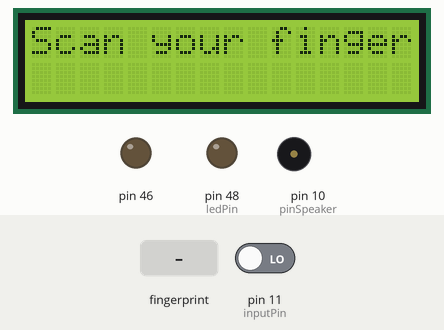
Bench run of a sketch on a simulated Arduino Mega 2560, built with avr-gcc and run on an emulated ATmega2560. Shown: 16×2 character LCD, output pins drawn as LEDs (lit = HIGH), buzzer (waves = sounding, pin HIGH). The inputs (shaded band) are chosen by the test bench; at power-on: pin 11 (inputPin) LOW. WiFi joins after 1.5 s; servers stay silent unless stated; what the sketch prints to the serial monitor is not drawn.

Above: at 8.4 s.
8.5 s: finger stored as number 1 placed on the sensor
At 9.1 s:
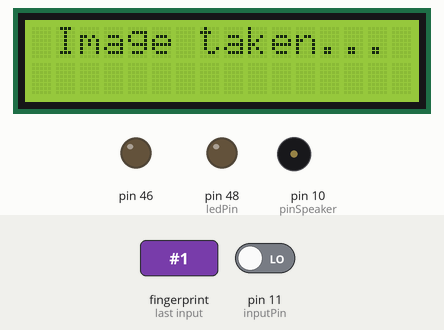
At 11.5 s:
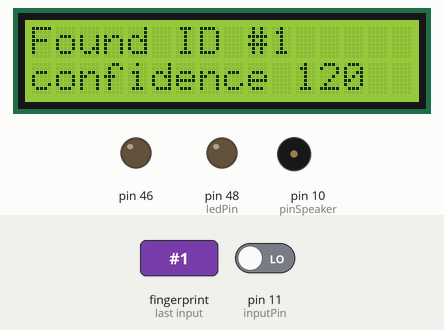
Timing chart, 0 to 13.0 s (numbered marks = the images above; inputs shaded):
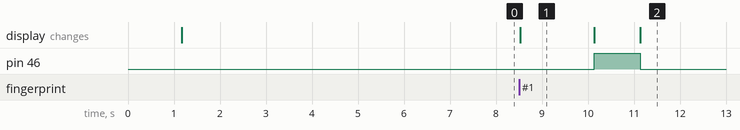

The sketch:

lcd_lamyaa_4_new.ino
```cpp
#include <SoftwareSerial.h>
#include <Adafruit_Fingerprint.h>
#include <LiquidCrystal.h>

#include <SPI.h>
#include <Ethernet.h>

byte mac[] = { 0xDE, 0xAD, 0xBE, 0xEF, 0xFE, 0xED };

IPAddress ip(192,168,1,10); //IP address for your arduino.

char server[] = "192.168.1.6"; //IP address of your computer.

int interrupt=0; //Variable to control the iterations of void loop().

String rcv=""; //Variable in which the server response is recorded.

EthernetClient client;
SoftwareSerial mySerial(13,12);
LiquidCrystal lcd(8,9,4,5,6,7); // initialize the library with the numbers of the interface pins
Adafruit_Fingerprint finger = Adafruit_Fingerprint(&mySerial);
int ledPin = 48;                // choose the pin for the LED
int inputPin = 11;               // choose the input pin (for PIR sensor)
int pirState = LOW;             // we start, assuming no motion detected
int val = 0;                    // variable for reading the pin status
int pinSpeaker = 10;           //Set up a speaker on a PWM pin (digital 9, 10, or 11)
void setup()
{ Serial.begin(9600);
  while (!Serial);  // For Yun/Leo/Micro/Zero/...
  delay(100);
  Serial.println("\n\nAdafruit Fingerprint sensor enrollment");

  // set the data rate for the sensor serial port
  finger.begin(57600);

lcd.begin(16,2);
lcd.setCursor(0,0);
lcd.print("Scan your finger");
delay(100);pinMode(ledPin, OUTPUT);      // declare LED as output
finger.begin(57600);
pinMode(pinSpeaker, OUTPUT);
Ethernet.begin(mac, ip);
  delay(5000);
  pinMode(inputPin, INPUT);     // declare sensor as input
pinMode(46,OUTPUT);
} // set the data rate for the sensor serial port


void playTone(long duration, int freq) {
    duration *= 1000;
    int period = (1.0 / freq) * 1000000;
    long elapsed_time = 0;
    while (elapsed_time < duration) {
        digitalWrite(pinSpeaker,HIGH);
        delayMicroseconds(period / 2);
        digitalWrite(pinSpeaker, LOW);
        delayMicroseconds(period / 2);
        elapsed_time += (period);
    }
}

uint8_t getFingerprintID( )
{   buzer();
  uint8_t p = finger.getImage();

switch (p){
case FINGERPRINT_OK:
lcd.clear();
lcd.print(" Image taken... ");
delay(1000);
break;
case FINGERPRINT_NOFINGER:
return p;
case FINGERPRINT_PACKETRECIEVEERR:
return p;
case FINGERPRINT_IMAGEFAIL:
return p;
default:
return p; }

// OK success!
p = finger.image2Tz();
switch (p) {
case FINGERPRINT_OK:
break;
case FINGERPRINT_IMAGEMESS:
return p;
case FINGERPRINT_PACKETRECIEVEERR:
return p;
case FINGERPRINT_FEATUREFAIL:
return p;
case FINGERPRINT_INVALIDIMAGE:
return p;
default:
return p;
}

// OK converted!

p = finger.fingerFastSearch();
if (p == FINGERPRINT_OK )
{
    delay(300);// sound// turn LED ON


lcd.clear();
lcd.print(" Found match! ");
digitalWrite(46, HIGH);
digitalWrite(ledPin, LOW);
delay(1000);
digitalWrite(46,LOW);


   }
else if(p == FINGERPRINT_NOTFOUND )
{   pinMode(pinSpeaker, HIGH);
 delay(300);
lcd.clear();
lcd.setCursor(0,0);
lcd.print(" Did not match! ");
delay(1000);
lcd.clear();
lcd.setCursor(0,0);
lcd.print(" scan finger! ");
return p;
}
else
{ return p; }
// IF FOUND A MATCH............


lcd.clear();
lcd.setCursor(0,0);
lcd.print("Found ID #");
lcd.print(finger.fingerID);
lcd.setCursor(0,1);
lcd.print("confidence ");
lcd.print(finger.confidence);
pinMode(pinSpeaker, LOW);
delay(10000);
 pinMode(pinSpeaker, HIGH);

}

int getFingerprintIDez(){
uint8_t p = finger.getImage();
if (p != FINGERPRINT_OK) return -1;
p = finger.image2Tz();
if (p != FINGERPRINT_OK) return -1;
p = finger.fingerFastSearch();
if (p != FINGERPRINT_OK) return -1;

// found a match!
lcd.clear();
lcd.setCursor(0, 0);
lcd.print("Found ID # ");
lcd.print(finger.fingerID);
lcd.setCursor(0, 1);
lcd.print("confidence ");
lcd.print(finger.confidence);
return finger.fingerID;
 if (client.connect(server, 80))
      {
      Serial.println("Connection Established 2");
      client.print("GET /ethernt/data.php?"); //GET request to write data to the database.
      client.print("ID_S=");
      client.print(finger.fingerID);
      client.println(" HTTP/1.1");
      client.println("Host: 192.168.1.6");
      client.println("Connection: close");
      client.println();
      client.println();
      client.stop();
      }
      else
      {
        Serial.println("Connection failed 2");
      }
 interrupt++;
 delay(10000); }

void buzer(){
  val = digitalRead(inputPin);  // read input value
  if (val == HIGH) {            // check if the input is HIGH
    digitalWrite(ledPin, HIGH);  // turn LED ON
    playTone(300, 160);
    delay(150);// sound
    digitalWrite(ledPin, LOW);
  }}
  void buzer2(){
  val = digitalRead(inputPin);  // read input value
  if (val == HIGH) {            // check if the input is HIGH
    digitalWrite(ledPin, LOW);
     playTone(0,0);
    delay(300);// sound// turn LED ON
 pinMode(pinSpeaker, LOW);

  }}
void loop() {

getFingerprintID( );


       }
```

Measured:
- after the input at 8.5 s, pin 46: LOW → HIGH after 1.6 s, → LOW 1.0 s later; the display: changes at once (image 1)
- what the display in image 1 shows lasts 1.6 s, from 8.5 s to 10.1 s
